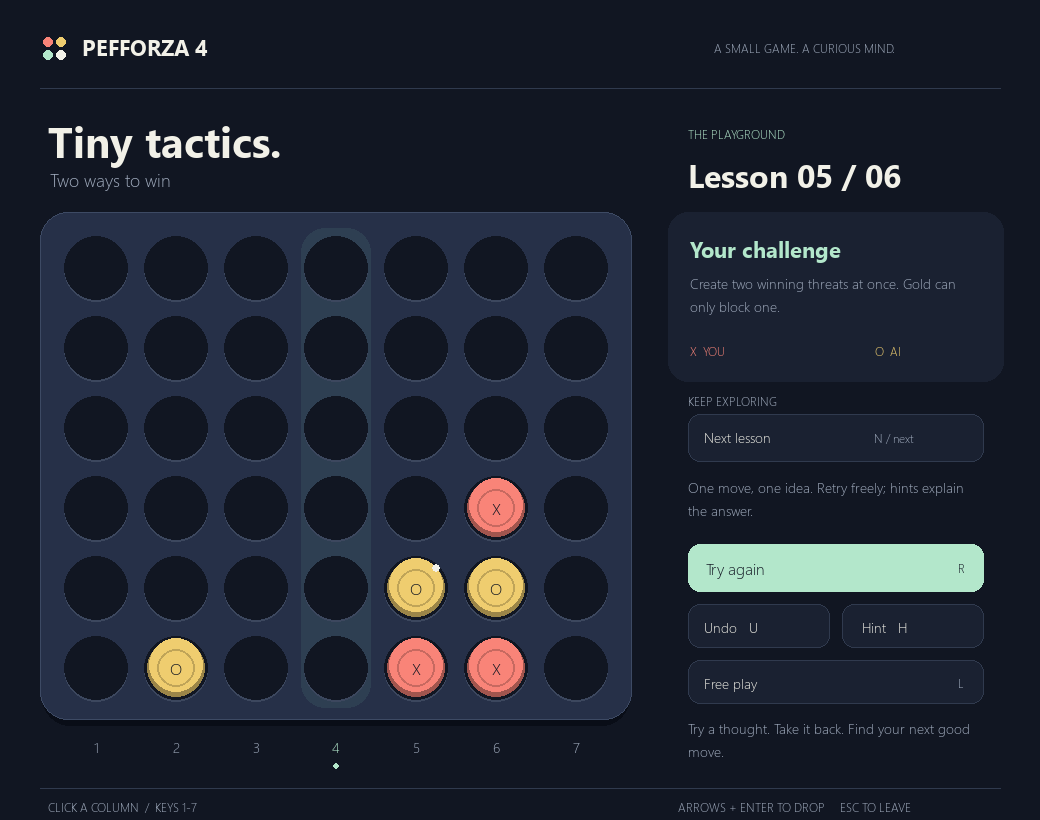
#> input picture assets/pefforza-lessons.png, 1040 x 820 px, given in place of the camera
$ python diagnose.py
#> lines starting #> are read from the running program, lines starting #| are printed output that depends on the picture; after the words box and inside, x2 and y2 are one past the last pixel; in counts of white or black regions, pixels touching at a corner belong together
### pefforza/vision/board_detector.py
"""Webcam-based Connect 4 board detector.

The detector takes a perspective-corrected crop of the physical board and
classifies each cell as empty / red / yellow using HSV color thresholds.

Two steps that used to be manual are automatic:

* **board localization** - :func:`locate_board` finds the 6x7 lattice of
  holes in the blue frame and returns the four corners of the playing area,
  so calibration is a single key press (clicking the corners still works);
* **color adaptation** - :meth:`BoardDetector.adapt_colors` re-fits the HSV
  thresholds to the current lighting from a board state the validator has
  already accepted, and only commits the new profile if it reproduces that
  state exactly.

Color convention is: ``1 = Red``, ``2 = Yellow`` (vision view). Translate to
the model's perspective with :func:`pefforza.rules.swap_perspective` if the AI
is playing yellow.
"""

from __future__ import annotations

from collections.abc import Iterable, Iterator, Sequence
from dataclasses import dataclass, field
from typing import Any

import cv2
import numpy as np
from numpy.typing import NDArray

from pefforza.constants import COLS, ROWS

HsvRange = tuple[NDArray[Any], NDArray[Any]]

# HSV color thresholds. Tunable via ColorProfile; the defaults match a typical
# indoor lighting setup. Red wraps around the H axis so we keep two ranges.
_DEFAULT_RED_RANGES: tuple[HsvRange, ...] = (
    (np.array([0, 70, 70]), np.array([12, 255, 255])),
    (np.array([165, 70, 70]), np.array([180, 255, 255])),
)
_DEFAULT_YELLOW_RANGE: HsvRange = (np.array([18, 70, 70]), np.array([45, 255, 255]))

# Fraction of cell pixels that must match a color to count as occupied.
_FILL_THRESHOLD = 0.30
# Inset applied to each cell ROI to ignore frame edges.
_CELL_MARGIN_FRAC = 0.20

# Board frame color for automatic localization (typical blue Connect 4 frame).
_BOARD_BLUE_RANGE: HsvRange = (np.array([90, 80, 40]), np.array([135, 255, 255]))

# Bounds used when re-fitting thresholds to the observed tokens.
_MIN_HUE_HALF_WIDTH = 6
_MAX_HUE_HALF_WIDTH = 20
_MIN_SV_FLOOR = 40
_MAX_SV_FLOOR = 160
# Pixels this unsaturated inside a token cell are glare or edges, not token.
_TOKEN_PIXEL_MIN_SAT = 50
_MIN_TOKEN_PIXELS = 20


@dataclass
class ColorProfile:
    """HSV thresholds used to classify cells (OpenCV hue scale 0-180)."""

    red_ranges: tuple[HsvRange, ...] = field(default_factory=lambda: _DEFAULT_RED_RANGES)
    yellow_range: HsvRange = field(default_factory=lambda: _DEFAULT_YELLOW_RANGE)
    fill_threshold: float = _FILL_THRESHOLD

    # [7 lines left out: function pixel_counts, not called in this run]


class BoardDetector:
    """Detects a 6x7 Connect 4 board from a calibrated webcam feed."""

    def __init__(
        self, width: int = 700, height: int = 600, colors: ColorProfile | None = None
    ) -> None:
        # Pick warp dimensions divisible by COLS x ROWS so cell sizes are exact.
        self.width = (width // COLS) * COLS
        self.height = (height // ROWS) * ROWS
        self.rows = ROWS
        self.cols = COLS
        self.colors = colors if colors is not None else ColorProfile()

        self.points: list[tuple[int, int]] = []
        self.matrix: NDArray[Any] | None = None
        # Set by calibrate(): True when the display feed is mirrored, which
        # reverses the left-to-right mapping between display and physical
        # columns (see physical_col).
        self.flipped: bool = False

    # ------------------------------------------------------------ Calibration
    def calibrate(self, cap: cv2.VideoCapture, flip: bool = False, auto: bool = True) -> bool:
        """Calibrate the board corners from the live feed.

        With ``auto`` (the default) the board is located automatically on
        every frame and outlined; press ENTER (or 'a') to accept it. Clicking
        the 4 corners (any order) always works as a manual override.

        Returns True on success, False if the user pressed 'q' or the camera
        feed is unavailable. ``flip`` is remembered on the detector: it drives
        the display-to-physical column mapping used by :meth:`physical_col`
        and the numbering drawn by :meth:`draw_overlays`.
        """
#> called with flip = False, auto = True
        # Always start from a clean slate so re-calibration works.
        self.points = []
        self.matrix = None
        self.flipped = flip

        window = "Calibrate"
        cv2.namedWindow(window)
        # Bind the mouse callback once instead of per-frame.
        cv2.setMouseCallback(window, self._click_event)

        detected: NDArray[np.float32] | None = None
        try:
            while len(self.points) < 4:
                ret, frame = cap.read()
#> frame is the input picture: shape (820, 1040, 3); mean B, G, R 49.9, 37.1, 31.4
                if not ret:
                    return False
                if flip:
                    frame = cv2.flip(frame, 1)
                display = frame.copy()
                if auto:
                    detected = locate_board(frame)
                    if detected is not None:
                        poly = detected.astype(np.int32).reshape(-1, 1, 2)
                        cv2.polylines(display, [poly], True, (0, 255, 0), 2)
                    hint = (
                        "Board found: ENTER to accept, or click 4 corners"
                        if detected is not None
                        else "Searching for the board... or click 4 corners"
                    )
                    cv2.putText(
                        display, hint, (10, 25), cv2.FONT_HERSHEY_SIMPLEX, 0.6, (0, 255, 0), 2
                    )
                for pt in self.points:
                    cv2.circle(display, pt, 5, (0, 255, 0), -1)
                cv2.imshow(window, display)
                key = cv2.waitKey(1) & 0xFF
                if key == ord("q"):
                    return False
                if detected is not None and key in (13, 10, ord("a")):
                    self.set_corners(detected)
                    return True
        finally:
            cv2.destroyWindow(window)

        self.set_corners(self.points)
        return True

    # [12 lines left out: function set_corners, not called in this run]

    def _click_event(self, event, x, y, flags, param) -> None:  # noqa: ARG002
        if event == cv2.EVENT_LBUTTONDOWN and len(self.points) < 4:
            self.points.append((int(x), int(y)))

    @staticmethod
    def _order_points(points: Sequence[Sequence[float]] | NDArray[Any]) -> NDArray[np.float32]:
        """Sort points into canonical [TL, TR, BR, BL] regardless of click order.

        Uses the standard sum/diff trick:
        * Top-left has the smallest ``x + y``
        * Bottom-right has the largest ``x + y``
        * Top-right has the smallest ``y - x``
        * Bottom-left has the largest ``y - x``

        This makes calibration tolerant of users who click corners in any
        rotation: the resulting perspective warp always orients with the
        physical top edge as warped ``y=0``, so column-number overlays and
        AR arrows always appear above the board, never on the side. With
        more than four points it returns the four extreme ones.
        """
        pts = np.asarray(points, dtype=np.float32).reshape(-1, 2)
        s = pts.sum(axis=1)
        diff = pts[:, 1] - pts[:, 0]
        tl = pts[int(np.argmin(s))]
        br = pts[int(np.argmax(s))]
        tr = pts[int(np.argmin(diff))]
        bl = pts[int(np.argmax(diff))]
        return np.array([tl, tr, br, bl], dtype=np.float32)

    # --------------------------------------------------------- Frame analysis
    # [179 lines left out: functions _cell_rois, classify_board_image, cell_confidences, process_frame, _classify_cell, adapt_colors and 4 more, not called in this run]


# ------------------------------------------------------------------ helpers
def _sv_floor(values: NDArray[Any]) -> int:
    """Saturation/value floor just below the dimmest typical token pixel."""
    return int(np.clip(np.percentile(values, 5) - 15, _MIN_SV_FLOOR, _MAX_SV_FLOOR))


# [28 lines left out: functions _hue_band, _wrapped_hue_ranges, not called in this run]


def locate_board(
    frame: NDArray[Any], blue_range: HsvRange = _BOARD_BLUE_RANGE
) -> NDArray[np.float32] | None:
    """Find the playing area of a blue 6x7 board in a BGR ``frame``.

    The holes of the frame (empty or holding a token) are the non-blue
    blobs enclosed by the board's blue outline. Their centers form a 6x7
    lattice; the lattice spanned by the four corner holes, extended by half
    a cell, gives the corners of the playing area - independent of how wide
    the frame's margins or stand are. Returns ``[TL, TR, BR, BL]`` corners,
    or None if no board is confidently found (the lattice must explain the
    detected holes); callers then fall back to manual corner clicks.
    """
#> called with blue_range = ([90, 80, 40], [135, 255, 255])
    hsv = cv2.cvtColor(frame, cv2.COLOR_BGR2HSV)
#> hsv: shape (820, 1040, 3); mean H, S, V 107.8, 122.5, 52.7
    mask = cv2.inRange(hsv, *blue_range)
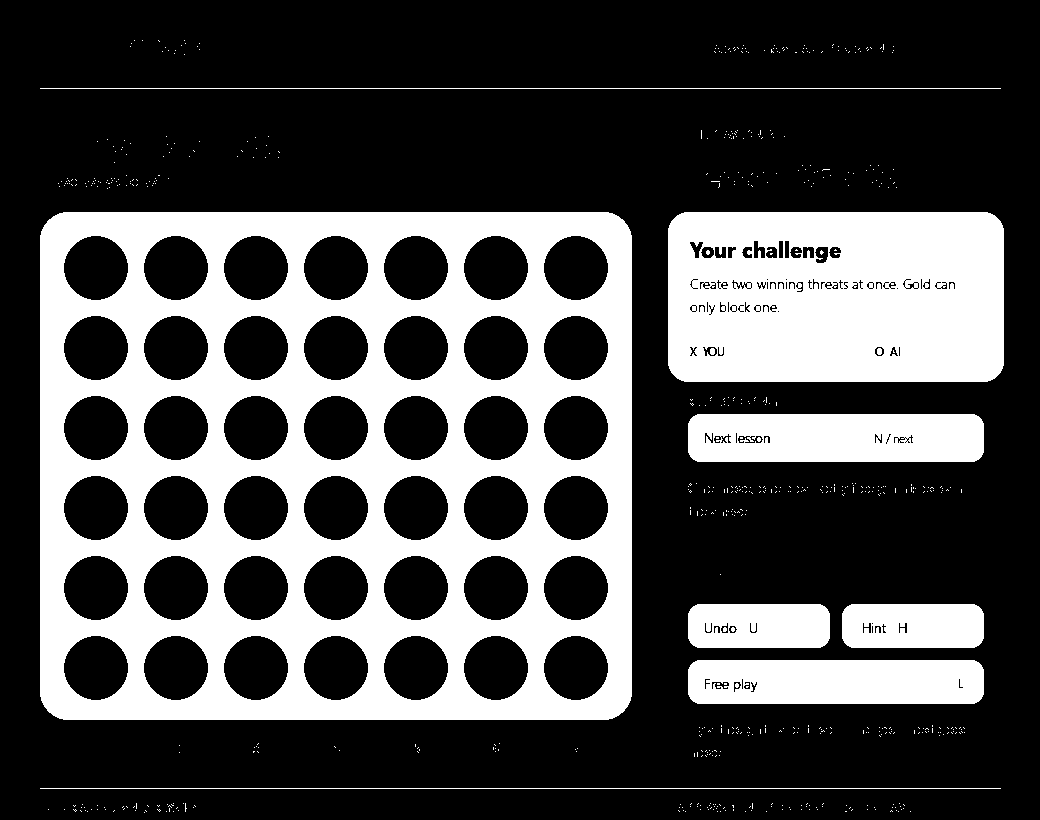
#> mask: shape (820, 1040); 30.8% white; 655 white regions (645 under 20 px), largest, box (x1, y1, x2, y2) and area: (40, 212, 632, 720) 166647, (668, 212, 1004, 382) 54321, (688, 414, 984, 462) 13721
    mask = cv2.morphologyEx(mask, cv2.MORPH_OPEN, np.ones((3, 3), np.uint8))
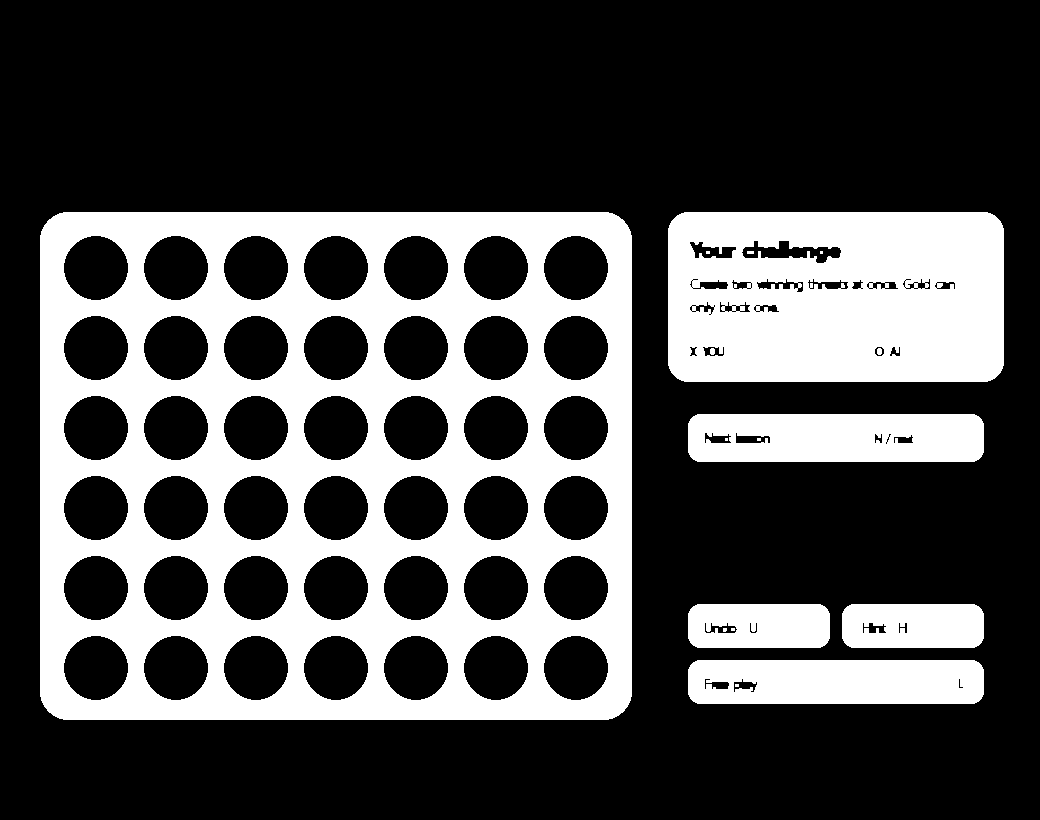
#> mask: shape (820, 1040); 30.3% white; 16 white regions (7 under 20 px)
    contours, hierarchy = cv2.findContours(mask, cv2.RETR_CCOMP, cv2.CHAIN_APPROX_SIMPLE)
#> contours = 123 contours, 38 with area under 20; largest, box (x1, y1, x2, y2) and area: (40, 212, 632, 720) 298973, (668, 212, 1004, 382) 56271, (688, 414, 984, 462) 13743, (688, 660, 984, 704) 12563, (842, 604, 984, 648) 5941
    if hierarchy is None or not contours:
        return None
    links = hierarchy[0]
#> links = 123 rows, first 6: [1, -1, -1, -1], [5, 0, 2, -1], [3, -1, -1, 1], [4, 2, -1, 1], [-1, 3, -1, 1], [6, 1, -1, -1]

    outer = [i for i, link in enumerate(links) if link[3] == -1]
#> outer = [0, 1, 5, 6, 7, 10, 13, 14, 15, 23, 24, 25, 26, 27, 28, 80]
    board_idx = max(outer, key=lambda i: cv2.contourArea(contours[i]))
#> board_idx = 80
    board_area = cv2.contourArea(contours[board_idx])
#> board_area = 298973
    if board_area < 0.03 * frame.shape[0] * frame.shape[1]:
        return None

    # Holes: round children of the board outline, no larger than a cell.
    centers: list[tuple[float, float]] = []
    areas: list[float] = []
    for i, link in enumerate(links):
        if link[3] != board_idx:
            continue
        area = cv2.contourArea(contours[i])
        perimeter = cv2.arcLength(contours[i], True)
        if not (board_area / 400 < area < board_area / (ROWS * COLS)) or perimeter == 0:
            continue
        if 4 * np.pi * area / perimeter**2 < 0.6:
            continue
        m = cv2.moments(contours[i])
        centers.append((m["m10"] / m["m00"], m["m01"] / m["m00"]))
        areas.append(area)
#> this loop made 123 passes
#> after the loop, areas = 42 values, max 3266.5 at index 9, min 3265 at index 0, mean 3265; centers = 42 pairs, first value 95.5 to 575.5, second value 267.5 to 667.5
    min_holes = int(0.85 * ROWS * COLS)
    if len(centers) < min_holes:
        return None
    sizes = np.array(areas)
#> sizes has the same summary as areas
    typical = sizes[np.abs(sizes - np.median(sizes)) < 0.6 * np.median(sizes)]
#> typical has the same summary as areas
    pts = np.array(centers, dtype=np.float32)[np.isin(sizes, typical)]
#> pts has the same summary as centers
    if len(pts) < min_holes:
        return None

    corner_holes = BoardDetector._order_points(pts)
#> in _order_points, `pts = np.asarray(points, dtype=np.float32).reshape(-1, 2)`: pts has the same summary as centers in locate_board
#> in _order_points, `s = pts.sum(axis=1)`: s = 42 values, max 1243 at index 0, min 363 at index 41, mean 803
#> in _order_points, `diff = pts[:, 1] - pts[:, 0]`: diff = 42 values, max 572 at index 6, min -308 at index 35, mean 132
#> in _order_points, `tl = pts[int(np.argmin(s))]`: tl = [95.5, 267.5]
#> in _order_points, `br = pts[int(np.argmax(s))]`: br = [575.5, 667.5]
#> in _order_points, `tr = pts[int(np.argmin(diff))]`: tr = [575.5, 267.5]
#> in _order_points, `bl = pts[int(np.argmax(diff))]`: bl = [95.5, 667.5]
#> corner_holes = [[95.5, 267.5], [575.5, 267.5], [575.5, 667.5], [95.5, 667.5]]
    ideal = np.array(
        [[0.5, 0.5], [COLS - 0.5, 0.5], [COLS - 0.5, ROWS - 0.5], [0.5, ROWS - 0.5]],
        dtype=np.float32,
    )
    lattice = cv2.getPerspectiveTransform(ideal, corner_holes)
#> lattice = [[80, -1.83e-15, 55.5], [-1.51e-14, 80, 227.5], [-2.37e-17, -2.96e-18, 1]]

    # Verify: the lattice must predict the detected holes (rejects clutter
    # and partial boards that merely happen to have four extreme blobs).
    grid_pts = np.array(
        [[[c + 0.5, r + 0.5] for r in range(ROWS) for c in range(COLS)]], dtype=np.float32
    )
    predicted = cv2.perspectiveTransform(grid_pts, lattice)[0]
#> predicted has the same summary as centers
    pitch = float(np.linalg.norm(corner_holes[1] - corner_holes[0])) / (COLS - 1)
#> pitch = 80
    dists = np.linalg.norm(predicted[:, None, :] - pts[None, :, :], axis=2)
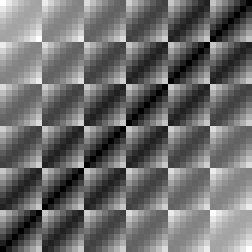
#> dists: shape (42, 42) float32 (shown 6 times larger); min 0, max 624.8, mean 268; drawn with min black and max white
    tolerance = 0.3 * pitch
#> tolerance = 24
    if (dists.min(axis=1) < tolerance).sum() < min_holes or (dists.min(axis=0) >= tolerance).any():
        return None

    corners = np.array([[[0, 0], [COLS, 0], [COLS, ROWS], [0, ROWS]]], dtype=np.float32)
    return cv2.perspectiveTransform(corners, lattice)[0].astype(np.float32)

### pefforza/vision/diagnose.py
"""Live vision diagnostic tool.

Run after calibrating the board to see exactly what the detector sees on
your webcam in real time. Each detected cell is annotated with the inferred
token (X = red, O = yellow, "." = empty) and a confidence value 0..1.
Calibration finds the board automatically (ENTER accepts the outline;
clicking the 4 corners overrides it).

Usage:

.. code-block:: bash

    python -m pefforza.vision.diagnose             # default camera 0
    python -m pefforza.vision.diagnose --camera 1
    python -m pefforza.vision.diagnose --flip      # mirror webcam first

Controls:
    [SPACE]  pause / resume the stream
    [s]      save the current warped board to vision_debug.png
    [q]      quit
"""

from __future__ import annotations

import argparse
import logging
import sys

import cv2
import numpy as np

from pefforza.constants import COLS, ROWS
from pefforza.vision.board_detector import BoardDetector

logger = logging.getLogger(__name__)


# [47 lines left out: function _annotate, not called in this run]


def _parse_args(argv: list[str] | None = None) -> argparse.Namespace:
    p = argparse.ArgumentParser(description="Live board-detection diagnostic.")
    p.add_argument("--camera", type=int, default=0, help="cv2.VideoCapture index.")
    p.add_argument("--flip", action="store_true", help="Horizontally flip the webcam feed.")
    return p.parse_args(argv)


def main(argv: list[str] | None = None) -> int:
    logging.basicConfig(level=logging.INFO, format="%(message)s")
    args = _parse_args(argv)

    cap = cv2.VideoCapture(args.camera)
    if not cap.isOpened():
        logger.error("Could not open webcam at index %d.", args.camera)
        return 2

    try:
        detector = BoardDetector()
        logger.info(
            "Calibrate: ENTER accepts the detected board, or click its 4 corners. 'q' aborts."
        )
        if not detector.calibrate(cap, flip=args.flip):
#> in calibrate, `detected = locate_board(frame)`: detected = [[55.5, 227.5], [615.5, 227.5], [615.5, 707.5], [55.5, 707.5]]
#> in calibrate, `poly = detected.astype(np.int32).reshape(-1, 1, 2)`: poly = [[55, 227], [615, 227], [615, 707], [55, 707]]
#> in calibrate, `cv2.putText( display, hint, (10, 25), cv2.FONT_HERSHEY_SIMPLEX, 0.6, (..`:
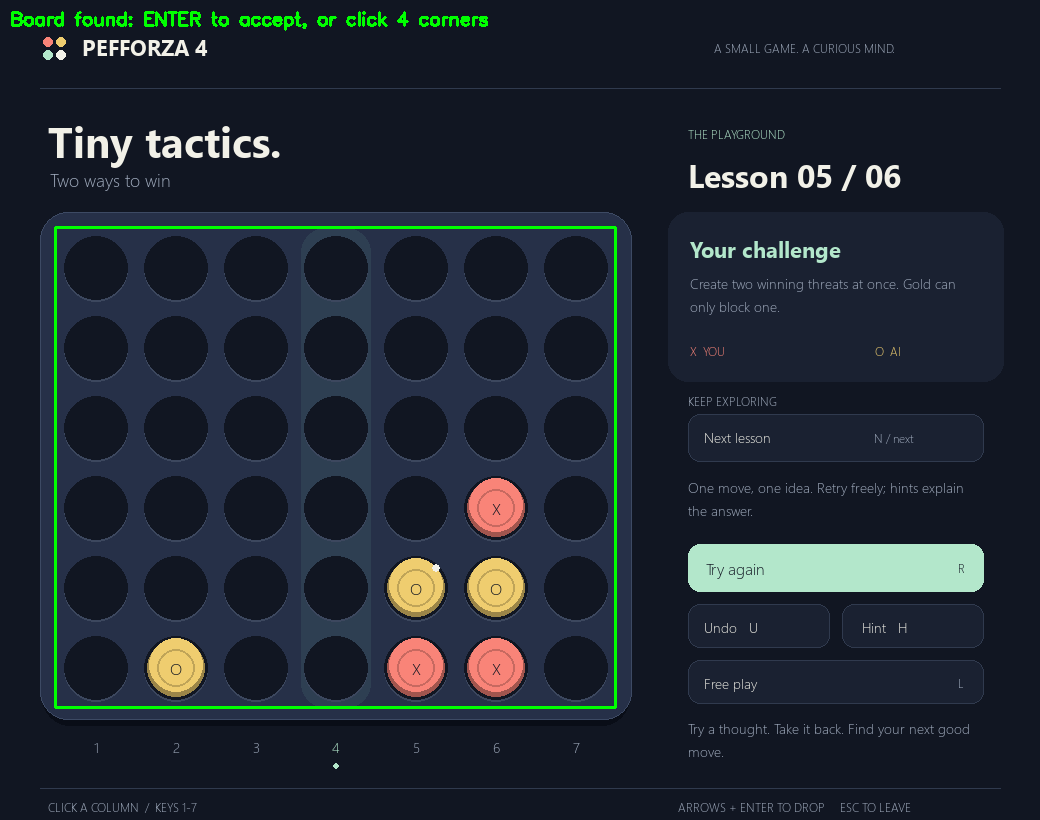
#> display: shape (820, 1040, 3); mean B, G, R 49.2, 39.5, 31.1
#> (key q is pressed here)
            logger.error("Calibration cancelled.")
            return 1

        logger.info("Running. SPACE = pause, s = save, q = quit.")
        last_grid: np.ndarray | None = None
        last_warped: np.ndarray | None = None
        paused = False
        while True:
            if not paused:
                ret, frame = cap.read()
                if not ret:
                    logger.error("Camera read failed.")
                    break
                if args.flip:
                    frame = cv2.flip(frame, 1)
                grid, warped = detector.process_frame(frame)
                if grid is not None and warped is not None:
                    confidences = detector.cell_confidences(warped)
                    last_grid = grid
                    last_warped = warped
                    annotated = _annotate(
                        warped, grid, confidences, detector.width, detector.height
                    )
                    cv2.imshow("Vision Diagnose - Detected Board", annotated)

            key = cv2.waitKey(1) & 0xFF
            if key == ord("q"):
                break
            if key == ord(" "):
                paused = not paused
                logger.info("Paused." if paused else "Resumed.")
            if key == ord("s") and last_warped is not None and last_grid is not None:
                cv2.imwrite("vision_debug.png", last_warped)
                logger.info("Saved warped board to vision_debug.png")
                logger.info("Detected grid:\n%s", last_grid)
    finally:
        cap.release()
        cv2.destroyAllWindows()
    return 0


if __name__ == "__main__":
#> (the run stopped early here; a loop or call above may not have finished)
